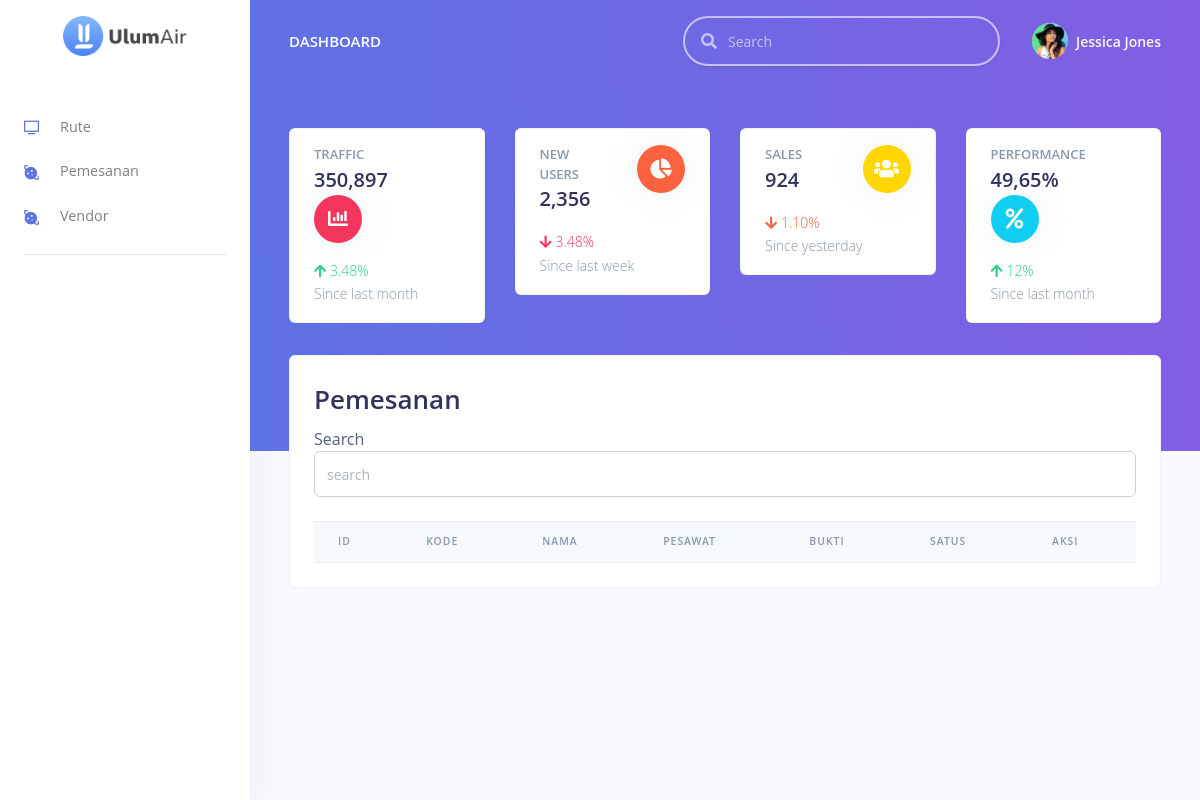
Before: /index.php/admin/pemesanan with the older database file.
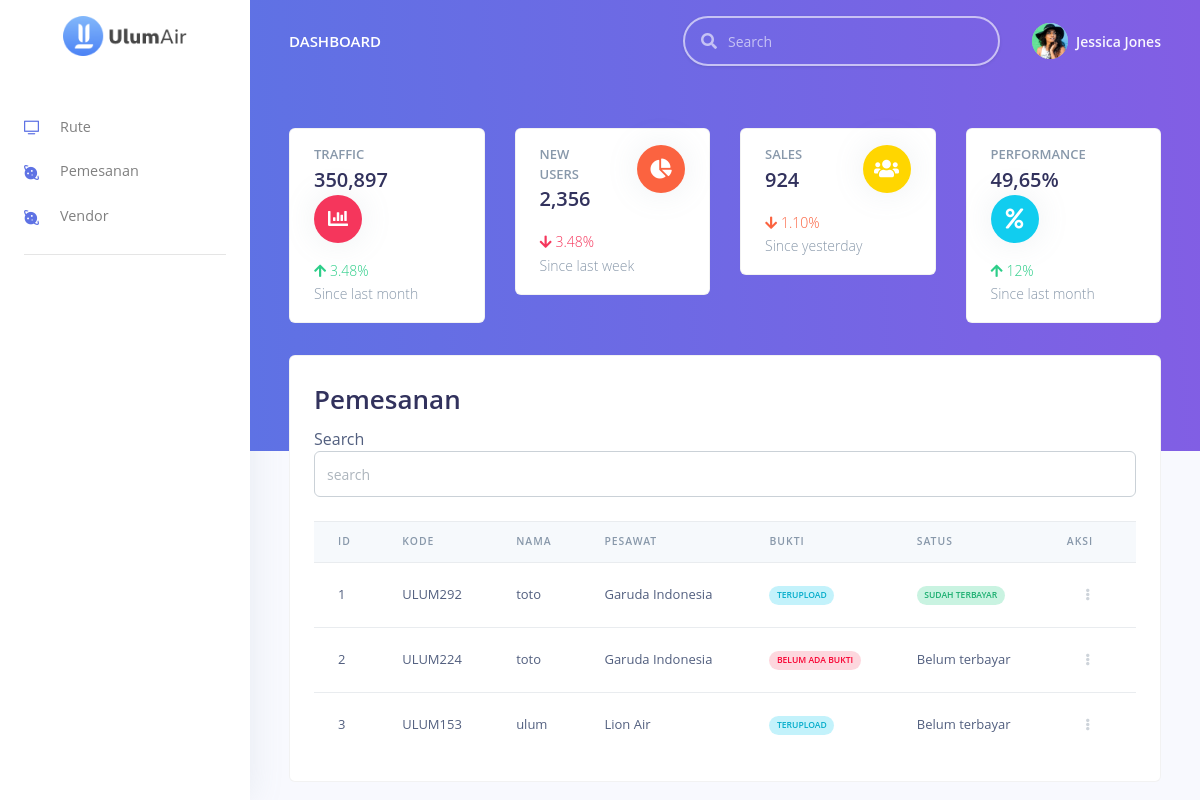
After: the same page with the newer database file.
### tables this page shows
CREATE TABLE `pemesanan` (
  `id_pemesanan` int(30) NOT NULL,
  `kode_pemesanan` varchar(30) NOT NULL,
  `tanggal_pemesanan` timestamp NOT NULL DEFAULT CURRENT_TIMESTAMP ON UPDATE CURRENT_TIMESTAMP,
  `tempat_pemesanan` varchar(50) NOT NULL,
  `id_users` int(30) NOT NULL,
  `id_rute` int(30) NOT NULL,
  `tanggal_berangkat` date NOT NULL,
  `jam_cekin` time NOT NULL,
  `jam_berangkat` time NOT NULL,
  `total_bayar` int(30) NOT NULL,
  `status` int(11) NOT NULL,
  `bukti` varchar(100) NOT NULL
);

CREATE TABLE `users` (
  `id_users` int(11) NOT NULL,
  `username` varchar(20) NOT NULL,
  `password` varchar(20) NOT NULL,
  `nama_user` varchar(50) NOT NULL,
  `tanggal_lahir` date NOT NULL,
  `no_identitas` int(11) NOT NULL,
  `gender` varchar(15) NOT NULL,
  `telephon` varchar(20) NOT NULL,
  `alamat` varchar(100) NOT NULL
);

CREATE TABLE `type_transportasi` (
  `id_type_transportasi` int(30) NOT NULL,
  `nama_type` varchar(30) NOT NULL,
  `keterangan` varchar(200) NOT NULL,
  `harga_transportasi` int(11) NOT NULL,
  `hari` date NOT NULL,
  `jam` time NOT NULL,
  `id_vendor` int(11) NOT NULL
);

### application/controllers/Admin.php (called while the page is built, shortened)
<?php
class Admin extends CI_Controller {
	public function __construct()
	{
		$this->load->model("M_admin");
		$this->load->library('pagination');
		$this->load->library('session');
	}
     public function pemesanan(){
      $pesan = $this->input->post('search');
      if (!empty($pesan)) {
        $data['pemesanan']=$this->M_admin->getPemesanan2($pesan);
      } else {
        $data['pemesanan']=$this->M_admin->getPemesanan1();
      }
      $script = '<script>
      function viewedit(id){
        $.ajax({url: "'.base_url().'admin/reservationedit/"+id, success: function(result){
          $("#viewedit").html(result);
          }});
        }
        </script>';
        $data['script'] = $script;
        $this->load->view('admin/template/header');
        $this->load->view('admin/pemesanan',$data);
        $this->load->view('admin/template/footer',$data);
      }
      }

### index.php (called while the page is built, shortened)
<?php
require_once BASEPATH.'core/CodeIgniter.php';

### application/models/M_admin.php (called while the page is built, shortened)
<?php
class M_admin extends CI_Model {
	public function getPemesanan1(){
			$this->db->select('*');
			$this->db->from('pemesanan');
			$this->db->join('users', 'pemesanan.id_users = users.id_users');
			$this->db->join('rute', 'rute.id_rute = pemesanan.id_rute');
			$this->db->join('transportasi', 'transportasi.id_transportasi = rute.id_transportasi');
			$this->db->join('type_transportasi', 'type_transportasi.id_type_transportasi = transportasi.id_type_transportasi');
			return $this->db->get();
	}
}

### application/views/admin/pemesanan.php (the view, shortened to what the changed rows need)
<div class="main-content">
	<div class="container-fluid mt--7">
		<div class="card">
			<div class="card-body">
				<div>
					<h1>Pemesanan</h1>
					<div class="table-responsive">
						<table class="table align-items-center">
							<thead class="thead-light">
								<tr>
									<th scope="col">ID</th>
									<th scope="col">Kode</th>
									<th scope="col">Nama</th>
									<th scope="col">Pesawat</th>
									<th scope="col">Bukti</th>
									<th scope="col">Satus</th>
									<th scope="col">aksi</th>
								</tr>
							</thead>
							<tbody>
								<?php $i=1 ?>
								<?php foreach ($pemesanan->result() as $key) { ?>
									<tr>
										<td><?php echo $i++ ?></td>
										<td><?php echo $key->kode_pemesanan ?></td>
										<td><?php echo $key->nama_user ?></td>
										<td><?php echo $key->nama_type ?></td>
										<td>
											<?php if ($key->bukti==""){ ?>
												<span class="badge badge-pill badge-danger">Belum ada bukti</span>
											<?php }else {?>
												<span class="badge badge-pill badge-info">Terupload</span>
											<?php } ?>
										</td>
										<td>
											<?php if ($key->status==0){ ?>
												<?php echo "Belum terbayar"; ?>
											<?php } else { ?>
												<span class="badge badge-pill badge-success">Sudah terbayar</span>
											<?php } ?>
										</td>
										<td class="text-right">
											<div class="dropdown">
												<a class="btn btn-sm btn-icon-only text-light" href="#" role="button" data-toggle="dropdown" aria-haspopup="true" aria-expanded="false">
													<i class="fas fa-ellipsis-v"></i>
												</a>
											</div>
										</td>
									</tr>
								<?php } ?>
							</tbody>
						</table>
					</div>
				</div>
			</div>
		</div>
	</div>
</div>

Changed rows visible on the page:
added pemesanan: kode_pemesanan "ULUM292", id_users.nama_user "toto", type_transportasi.nama_type "Garuda Indonesia", shows "TERUPLOAD", status "SUDAH TERBAYAR"
now on this page (row edited): pemesanan: kode_pemesanan "ULUM224", id_users.nama_user "toto", type_transportasi.nama_type "Garuda Indonesia", bukti "BELUM ADA BUKTI", status "Belum terbayar"
now on this page (row edited): pemesanan: kode_pemesanan "ULUM153", id_users.nama_user "ulum", type_transportasi.nama_type "Lion Air", shows "TERUPLOAD", status "Belum terbayar"
